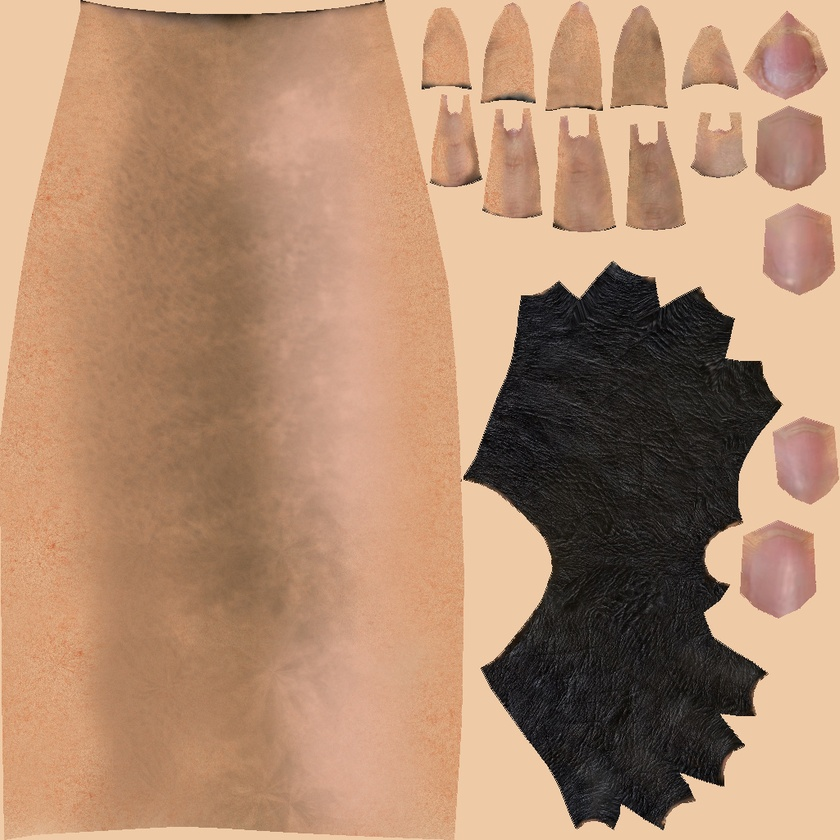
#> input picture Unity Game/Assets/Arms/ArmsDiffuse.jpg, 840 x 840 px, shrunk from 1024 x 1024 before the run, given in place of the camera
$ python colordetect.py   (older library calls are emulated)
#> lines starting #> are read from the running program, lines starting #| are printed output that depends on the picture; after the words box and inside, x2 and y2 are one past the last pixel; in counts of white or black regions, pixels touching at a corner belong together
#https://opencv-python-tutroals.readthedocs.io/en/latest/py_tutorials/py_imgproc/py_colorspaces/py_colorspaces.html
import cv2
import numpy as np

cap = cv2.VideoCapture(0)

while(1):

    # Take each frame
    _, frame = cap.read()
#> frame is the input picture: shape (840, 840, 3); mean B, G, R 111.8, 139.3, 176.7

    # Convert BGR to HSV
    hsv = cv2.cvtColor(frame, cv2.COLOR_BGR2HSV)
#> hsv: shape (840, 840, 3); mean H, S, V 20.3, 87.8, 176.7

    # define range of blue color in HSV
	# ranges: H = [0, 179], S = [0, 255], V = [0, 255]
    lower_blue = np.array([110,50,50])
    upper_blue = np.array([130,255,255])

    # Threshold the HSV image to get only blue colors
    mask = cv2.inRange(hsv, lower_blue, upper_blue)
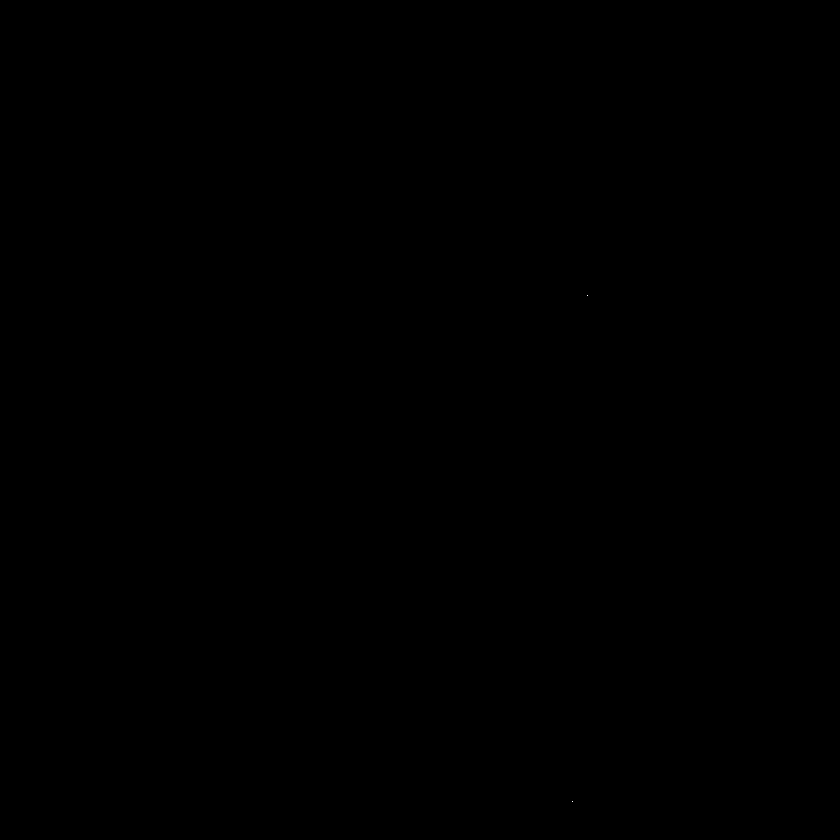
#> mask: shape (840, 840); 0% white in thin lines or dots, all inside (x1, y1, x2, y2) = (572, 295, 588, 802)

    # Bitwise-AND mask and original image
    res = cv2.bitwise_and(frame,frame, mask= mask)

    cv2.imshow('original res', res)

    # Contouring
    im2, contours, hierarchy = cv2.findContours(mask, cv2.RETR_TREE, cv2.CHAIN_APPROX_SIMPLE)
#> contours = 2 contours, all with area under 20

    # Setting up the variables
    x = y = w = h = 0

    # Checking to see that it is not empty
    # I THINK YOU'RE SUPPOSED TO DO IT FOR ALL THE CONTOURS, NOT JUST CONTOURS[0]
    for conts in contours:
        if cv2.contourArea(conts) < 10000:
            continue

        # (x,y) is the top left coordinate; w and h is width and height
        x, y, w, h = cv2.boundingRect(conts)

        # Drawing the bounding rectangle
        res = cv2.rectangle(res,(x,y),(x+w,y+h),(0,255,0),3)

        # Check to see if standing or ducking
        if y > cap.get(4)/2:
            print('Ducking')
        else:
            print('Standing')
#> this loop made 2 passes
#> conts on passes 1 to 2: [[572, 801]], [[587, 295]]


    #print(len(contours))

    # cv2.imshow('frame', frame)
    cv2.imshow('mask', mask)
    cv2.imshow('res with rectangles', res) # we only need this one

    k = cv2.waitKey(5) & 0xFF
#> (key Esc is pressed here)
    if k == 27:
        break

cv2.destroyAllWindows()
